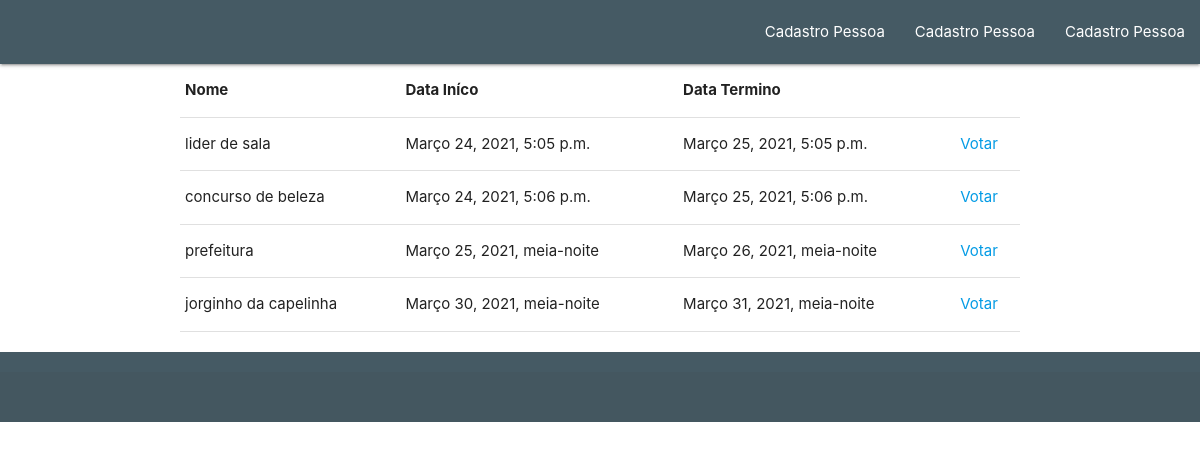
Before: / with the older database file.
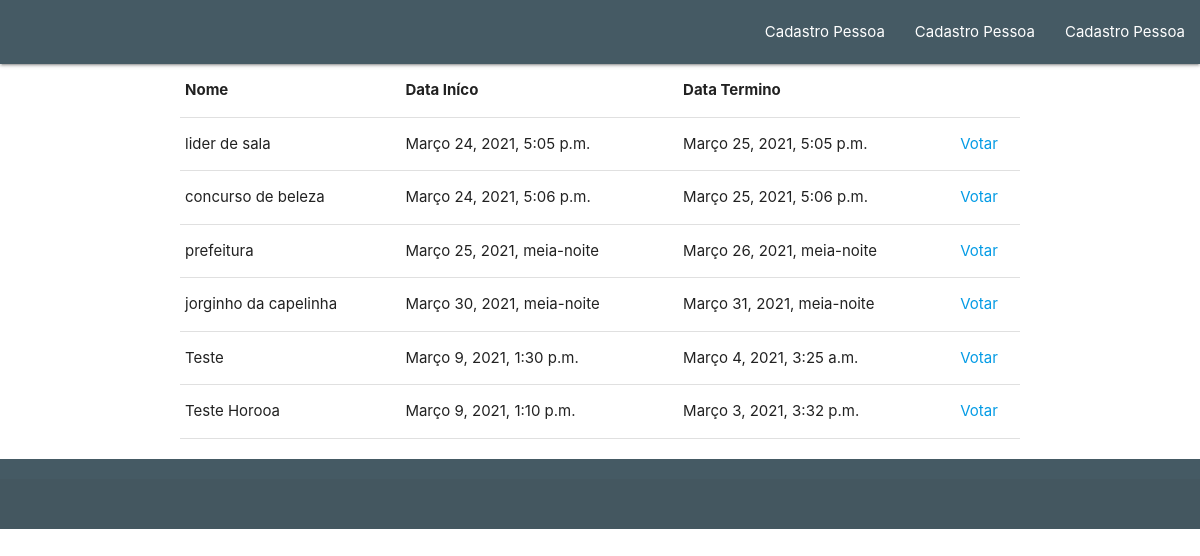
After: the same page with the newer database file.
### cadastro/models.py (models this page shows, shortened)
class Votacao(models.Model):
    nome_completo = models.CharField(
        verbose_name="Nome da votação",
        max_length=194,
    )
    descricao = models.TextField(
        verbose_name="Descricao",
        max_length=350,
    )
    anonimo = models.BooleanField(
        verbose_name="Anônimo",
    )
    voto_unico = models.BooleanField(
        verbose_name="Voto unico",
    )
    horario_inicio = models.DateTimeField(
        verbose_name="Data de inicio da votação",
        auto_now=False,
        blank=True,
        null=True,
    )
    horario_termino = models.DateTimeField(
        verbose_name="Data do termino da votação",
        auto_now=False,
        blank=True,
        null=True,
    )
    horario_criacao = models.DateTimeField(
        verbose_name="Horário de criação",
        auto_now_add=True,
    )
    class Meta:
        verbose_name = "Votação"
        verbose_name_plural = "Votações"
        db_table = "votacao"

### home/views.py (the view)
# urls.py: path('', views.home_view, name="index"),
def home_view(request):
    objVotacoes = Votacao.objects.all()
    now = datetime.now(timezone.utc)
    context = {
        "listVotacoes": objVotacoes,
    }
    return render(request, "index.html", context)

### templates/index.html
{%extends "base.html"%}
{%block conteudo%}
    <main>
        <div class="container">
            <div class="row">
                <table>
                    <thead>
                        <tr>
                            <th>Nome</th>
                            <th>Data Iníco</th>
                            <th>Data Termino</th>
                        </tr>
                    </thead>
                    <tbody>
                        {% for obj in listVotacoes %}
                            <tr>
                                <td>
                                    {{ obj.nome_completo }}
                                </td>
                                <td>
                                    {{ obj.horario_inicio }}
                                </td>
                                <td>
                                    {{ obj.horario_termino }}
                                </td>
                                <td>
                                    <a href="{% url 'votar' obj.id %}">Votar</a>
                                </td>
                            </tr>
                        {% endfor%}
                    </tbody>
                </table>
            </div>
        </div>
    </main>
{%endblock conteudo%}

Changed rows visible on the page:
added Votacao: nome_completo "Teste", horario_inicio "Março 9, 2021, 1:30 p.m.", horario_termino "Março 4, 2021, 3:25 a.m."
added Votacao: nome_completo "Teste Horooa", horario_inicio "Março 9, 2021, 1:10 p.m.", horario_termino "Março 3, 2021, 3:32 p.m."
